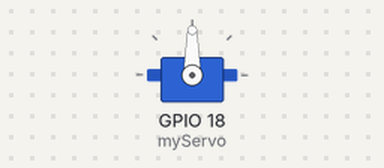
This sketch was run on a simulated ESP32. Shown: servo. WiFi joins after 1.5 s; servers stay silent unless stated; what the sketch prints to the serial monitor is not drawn.

Above: at 1.55 s.
At 52.75 s:
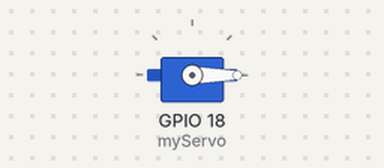
Timing chart, 0 to 68.2 s (numbered marks = the images above):
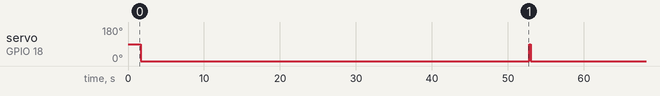

The sketch:

smart_door_sys.ino
```cpp
#include <WiFi.h>
#include <HTTPClient.h>
#include <ESP32Servo.h>

// set up the wifi stuff
const char* ssid = "6716";
const char* password = "qwerty12345";
// state variables
bool DOOR_FIRST_TIME = true;
bool DOOR_STATUS = false;
Servo myServo;

// connection to wifi
void connect_wifi(){
  WiFi.begin(ssid, password);
  Serial.print("Connecting to WiFi...");
  while (WiFi.status() != WL_CONNECTED) {
    delay(500);
    Serial.print(".");
  }
  Serial.println("\nConnected to WiFi");
  Serial.println(WiFi.localIP());
}

// hit the endpoint and get the door status
bool get_door_status(){
  if (WiFi.status() == WL_CONNECTED) {
    HTTPClient http;
    String url = "http://13.61.16.167/door/doorState/get";
    http.begin(url);
    int httpResponseCode = http.GET();
    if (httpResponseCode > 0) {
      String response = http.getString();
      Serial.println("GET Response:");
      Serial.println(response);
      if(response == "true")
        return true;
      else
        return false;
    } else {
      Serial.print("GET Error: ");
      Serial.println(httpResponseCode);
    }
    http.end();
  } else {
    Serial.println("WiFi not connected for GET");
  }
}

// open the door
void servo_open_door(){
  myServo.write(0); // or any angle to "open" the door
  Serial.println("Door opened");
}

// close the door
void servo_close_door(){
  myServo.write(90); // or any angle to "close" the door
  Serial.println("Door closed");
}

// update the door status
void update_door_irl(){
  bool DOOR_STATUS_ONLINE = get_door_status();
  if(DOOR_STATUS_ONLINE != DOOR_STATUS){
    if(DOOR_STATUS_ONLINE){
      DOOR_STATUS = true;
      servo_open_door();
    } else {
      DOOR_STATUS = false;
      servo_close_door();
    }
  }
}

// init the servo
void init_servo(){
  myServo.attach(18); // Use your actual servo control pin
  myServo.write(90);   // Start closed
}

void setup() {
  Serial.begin(115200);
  connect_wifi();
  init_servo();
}

void loop() {
  update_door_irl();
}
```

Measured:
- by itself, servo on GPIO 18 (myServo): alternates 90° for 0.20 s and 0° for 51.1 s
